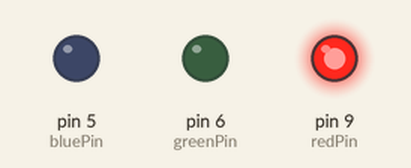
Recording of a sketch running on a simulated Arduino Uno, built with avr-gcc and run on an emulated ATmega328P. On the bench: output pins drawn as LEDs (lit = HIGH).

Above: at 0.1 s.
Timing chart, 0 to 1.6 s (numbered marks = the images above):
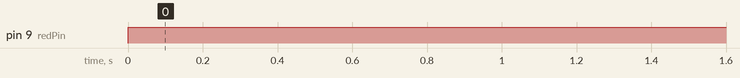

Measured:
- by itself, pin 9 (redPin): LOW → HIGH at 0.00 s

The sketch:

haunted_house.ino
```cpp
const int bluePin = 5;
const int greenPin = 6;
const int redPin = 9;

void setup() {
  pinMode(bluePin, OUTPUT);
  pinMode(greenPin, OUTPUT);
  pinMode(redPin, OUTPUT);
}

void loop() {
  analogWrite(redPin, 255);
  analogWrite(bluePin, 0);
  analogWrite(greenPin, 0);
}
```
